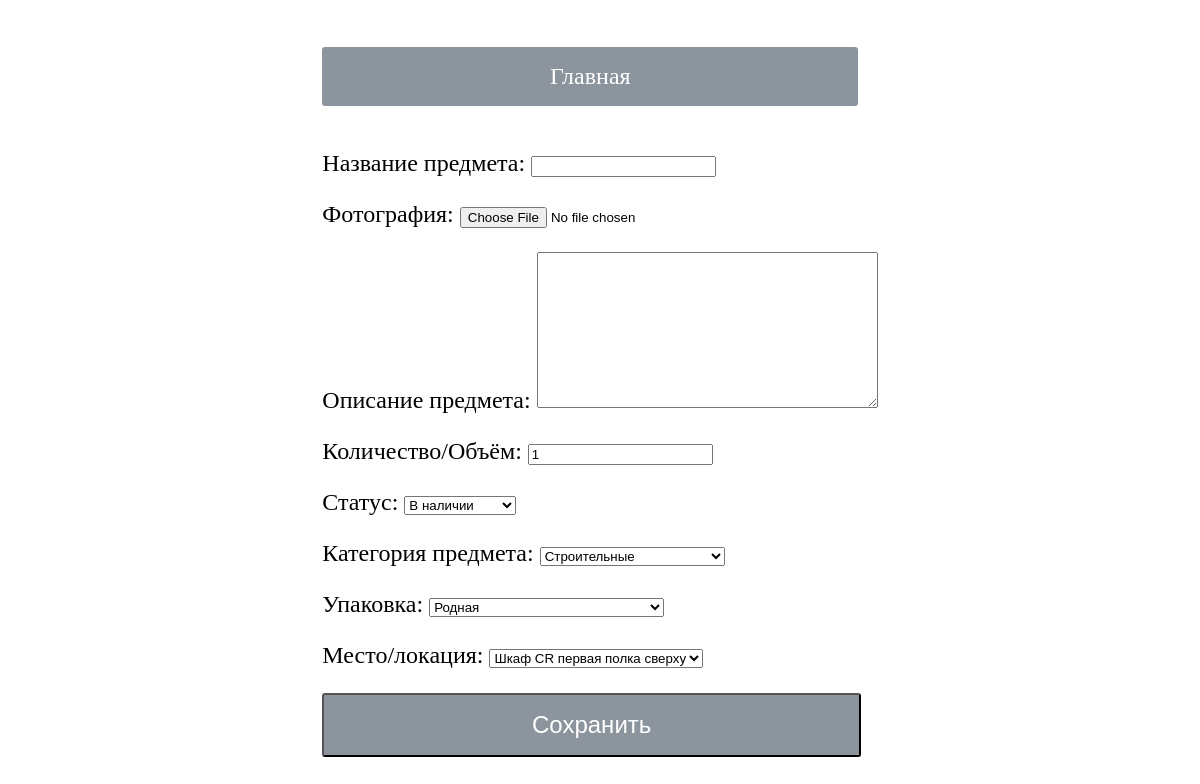
The app's page /inventory/item-create/, older data.
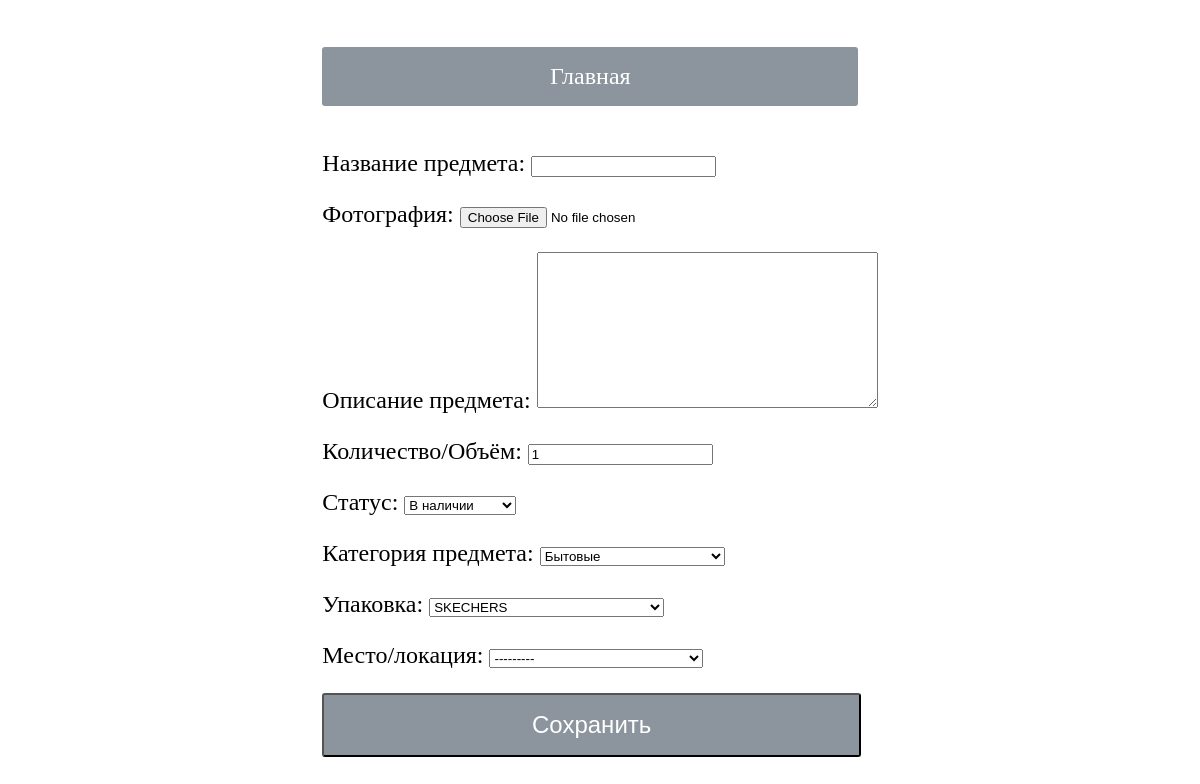
The same page, newer data.
### inventory_items/models.py (models this page shows, shortened)
class ItemModel(models.Model):
    name = models.CharField(max_length=30,
                            verbose_name="Название предмета",
                            blank=False)
    photo = models.ImageField(verbose_name="Фотография",
                              blank=True,
                              upload_to='uploads/%Y/%m/%d',
                              null=True,
                              default='uploads/default_item_image.png')
    details = models.TextField(verbose_name="Описание предмета")
    date_create = models.DateTimeField(verbose_name="Время добавления",
                                       auto_now_add=True)
    count = models.IntegerField(verbose_name="Количество/Объём",
                                blank=True,
                                default=1)
    STATUS_OF_ITEM = {
        "exist": "В наличии",
        "recycled": "Переработано",
        "thrown": "Выброшено"
    }
    status = models.CharField(max_length=15,
                              verbose_name="Статус",
                              blank=True,
                              null=False,
                              choices=STATUS_OF_ITEM,
                              default="exist")
    categories = models.ForeignKey(CategoryModel,
                                   verbose_name="Категория предмета",
                                   on_delete=models.PROTECT,
                                   blank=True,
                                   null=True,
                                   default=CategoryModel.get_last_cat_item)
    box = models.ForeignKey(BoxModel,
                            on_delete=models.PROTECT,
                            verbose_name="Упаковка",
                            blank=True,
                            null=True,
                            default=BoxModel.get_last_box_item)
    location = models.ForeignKey(LocationModel,
                                 verbose_name="Место/локация",
                                 on_delete=models.PROTECT,
                                 blank=True,
                                 null=True,
                                 default=LocationModel.get_last_location_item)
    class Meta:
        ordering = ['-id']

### inventory_items/views.py (the view)
class ItemCreateView(CreateView):
    model = ItemModel
    fields = '__all__'
    template_name = 'inventory_items/any_create.html'

### inventory_items/models.py (called while the page is built)
    @classmethod
    def get_last_location_item(cls):
        return ItemModel.objects.first().location

    def __str__(self):
        return self.name

    def __str__(self):
        return self.number

    @classmethod
    def get_last_box_item(cls):
        return ItemModel.objects.first().box

    @classmethod
    def get_last_cat_item(cls):
        return ItemModel.objects.first().categories

    def __str__(self):
        return self.name

### inventory_items/templates/inventory_items/any_create.html (shortened to what this page needs)
{% extends 'inventory_items/base.html' %}
{% block content %}
    <form method="post" enctype="multipart/form-data">
        {{ form.as_p}}
        <input class="link-btn" style="margin-bottom: 20px; width: 97%; font-size: 24px" type="submit" value="Сохранить">
    </form>
{% endblock content %}

Row changes from the older to the newer data that the page shows:
no longer on this page (row unchanged): ItemModel: categories "Строительные"
added ItemModel: categories "Бытовые"
Text that changed along with them:
form field box: "Родная" → "SKECHERS"
form field location: "Шкаф CR первая полка сверху" → "---------"
